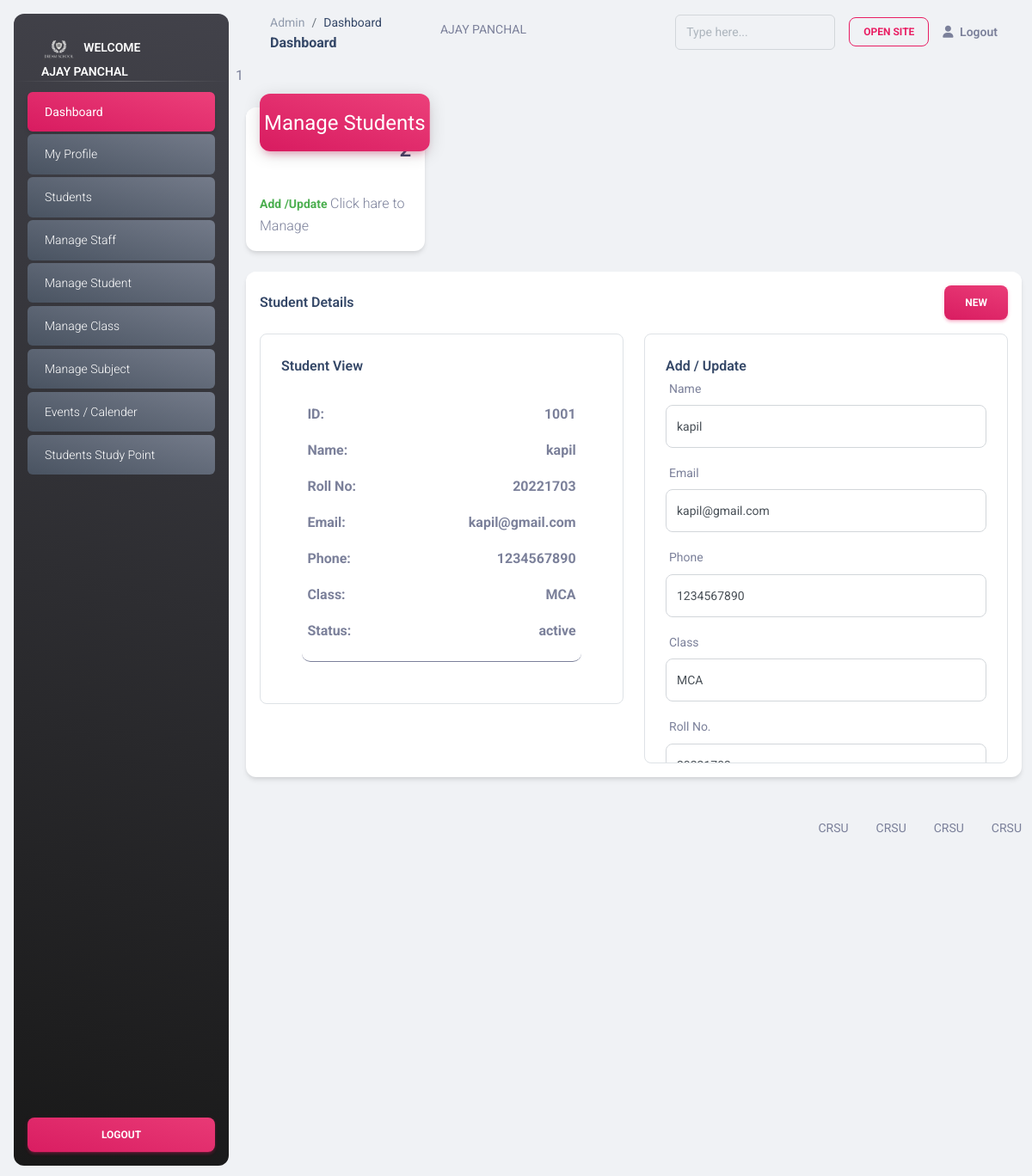
The app's page /admin/managestudent.php?stid=1001 (signed in) with its own data.
### tables this page shows
CREATE TABLE `student` (
  `student_id` int(11) NOT NULL,
  `student_roll_no` int(11) NOT NULL,
  `class_id` int(11) DEFAULT NULL,
  `student_name` varchar(255) DEFAULT NULL,
  `student_email` varchar(255) DEFAULT NULL,
  `student_phone` varchar(13) DEFAULT NULL,
  `student_psw` varchar(255) DEFAULT NULL,
  `insert_by` int(11) NOT NULL,
  `insert_at` int(11) NOT NULL,
  `update_by` int(11) NOT NULL,
  `update_at` int(11) NOT NULL,
  `status` enum('active','in-active') NOT NULL
);

CREATE TABLE `classes` (
  `id` int(11) NOT NULL,
  `class_name` varchar(255) DEFAULT NULL,
  `incharge_id` int(11) DEFAULT NULL,
  `insert_by` int(11) DEFAULT NULL,
  `update_by` timestamp NULL DEFAULT current_timestamp(),
  `insert_at` timestamp NULL DEFAULT current_timestamp(),
  `update_at` int(11) DEFAULT NULL
);

### admin/managestudent.php (the view, shortened to what this page needs)
<?php
include "header.php";
$student_name = $student_id = $student_roll_no = $student_email = $student_phone = $class_id = $class_name = $status = "";
if (isset($_GET['stid'])) {
  $stid = $_GET['stid'];
  $sql = "SELECT * from student where student_id=$stid";
  $res = mysqli_query($conn, $sql);
  if (mysqli_num_rows($res) > 0) {
    $row = mysqli_fetch_assoc($res);
    $student_name = $row['student_name'];
    $student_id = $row['student_id'];
    $student_roll_no = $row['student_roll_no'];
    $student_email = $row['student_email'];
    $student_phone = $row['student_phone'];
    $class_id = $row['class_id'];
    $status = $row['status'];
    $cls_sql = "SELECT * from classes where id=$class_id";
    $cls_sql = mysqli_query($conn, $cls_sql);
    $cls_row = mysqli_fetch_assoc($cls_sql);
    $class_name = $cls_row['class_name'];
  }
}
?>
<main class="main-content position-relative max-height-vh-100 h-100 border-radius-lg ">
  <?= include("navBar.php") ?>
  <div class="container-fluid py-4">
    <div class="row">
      <div class="col-xl-3 col-sm-6 mb-xl-0 mb-4">
        <div class="card">
          <div class="card-header p-3 pt-2">
            <div
              class="icon icon-lg icon-shape bg-gradient-primary shadow-primary text-center border-radius-xl mt-n4 position-absolute">
              <i class="material-icons opacity-10">Manage Students</i>
            </div>
            <div class="text-end pt-1">
              <?php
              $sql = "SELECT student_id FROM student ";
              $sql = mysqli_query($conn, $sql);
              $total_std_row = mysqli_num_rows($sql);
              ?>
              <p class="text-sm mb-0 text-capitalize">Total Students</p>
              <h4 class="mb-0"><?= $total_std_row ?></h4>
            </div>
          </div>
          <hr class="primary horizontal my-0">
          <div class="card-footer p-3">
            <p class="mb-0"><span class="text-success text-sm font-weight-bolder">Add /Update </span>Click hare to
              Manage</p>
          </div>
        </div>
      </div>
    </div>
    <div class="col-md-12 mb-lg-0 mb-4">
      <div class="card mt-4">
        <div class="card-header pb-0 p-3">
          <div class="row">
            <div class="col-6 d-flex align-items-center">
              <h6 class="mb-0">Student Details</h6>
            </div>
            <div class="col-6 text-end">
              <?php
                 if (isset($stid)) {
                 ?>
              <a class="btn bg-gradient-primary mb-0" href="managestudent.php">New</a>
              <?php
                 } else {
                    ?>
              <a class="btn bg-gradient-primary mb-0" href="students.php"><i class="material-icons text-sm"></i>Choose
                For Update</a>
              <?php
                 }
                  ?>
            </div>
          </div>
        </div>
        <div class="card-body p-3">
          <div class="row">
            <div class="col-md-6 mb-md-0 mb-4">
              <div class="card card-body border card-plain border-radius-lg  ">
                <h6 class="mb-0">Student View</h6>
                <div class="card card-body   card-plain border-radius-lg  "
                  style="overflow-y: scroll;min-height: 300px; max-height: 500px;">
                  <div class="col-md-12 mb-md-0 mb-4 event-item">
                    <p><b>ID: </b><b style="float:right"><?= $student_id ?></b></p>
                    <p><b>Name: </b><b style="float:right"><?= $student_name ?></b></p>
                    <p><b>Roll No: </b><b style="float:right"><?= $student_roll_no ?></b></p>
                    <p><b>Email: </b><b style="float:right"><?= $student_email ?></b></p>
                    <p><b>Phone: </b><b style="float:right"><?= $student_phone ?></b></p>
                    <p><b>Class: </b> <b style="float:right"><?= $class_name ?></b></p>
                    <p><b>Status: </b><b style="float:right"><?= $status ?></b></p>
                  </div>
                </div>
              </div>
            </div>
            <div class="col-md-6 mb-md-0 mb-4">
              <div class="card card-body border card-plain border-radius-lg  "
                style="overflow-y: scroll;min-height: 300px; max-height: 500px;">
                <h6 class="mb-0">Add / Update </h6>
                <form method="post">
                  <div class="mb-3">
                    <label class="form-label">Name</label>
                    <input type="text" name="student_name" class="form-control form-control-lg"
                      value="<?= $student_name ?>" placeholder="  Name">
                  </div>
                  <div class="mb-3">
                    <label class="form-label">Email</label>
                    <input type="email" name="student_email" class="form-control form-control-lg"
                      value="<?= $student_email ?>" placeholder="  Email">
                  </div>
                  <div class="mb-3">
                    <label class="form-label">Phone</label>
                    <input type="number" name="student_phone" class="form-control form-control-lg"
                      value="<?= $student_phone ?>" placeholder="  Phone">
                  </div>
                  <div class="mb-3">
                    <label class="form-label">Class</label>
                    <select name="class_id" class="form-control form-control-lg">
                      <?php
                            $sql = "SELECT * FROM `classes`";
                            $sql = mysqli_query($conn, $sql);
                            while ($row = mysqli_fetch_assoc($sql)) {
                            ?>
                      <option value="<?= $row['id'] ?>" <?php if ($row['id'] == $class_id)
                                echo "selected  " ?>>
                        <?= $row['class_name'] ?></option>
                      <?php } ?>
                    </select>
                  </div>
                  <div class="mb-3">
                    <label class="form-label">Roll No.</label>
                    <input type="number" name="student_roll_no" class="form-control form-control-lg"
                      value="<?= $student_roll_no ?>" placeholder="  Roll No.">
                  </div>
                </form>
              </div>
            </div>
          </div>
        </div>
      </div>
    </div>
  </div>
</main>
<?php include "footer.php" ?>

### assets/css/nucleo-svg.css (style rules this page uses)
.icon { display: inline-block; color: #111111; height: 1em; width: 1em; }
.icon-lg { height: 1.6em; width: 1.6em; }
.icon { fill: currentColor; stroke: none; }

### records on screen
student: student_id "1001", student_name "kapil", student_roll_no "20221703", student_email "kapil@gmail.com", student_phone "1234567890", status "active", class_id "MCA"
classes: class_name "MCA"

### other values on screen
$_SESSION['admin_name'] "AJAY PANCHAL"
include("navBar.php") "1"
$total_std_row "2"
